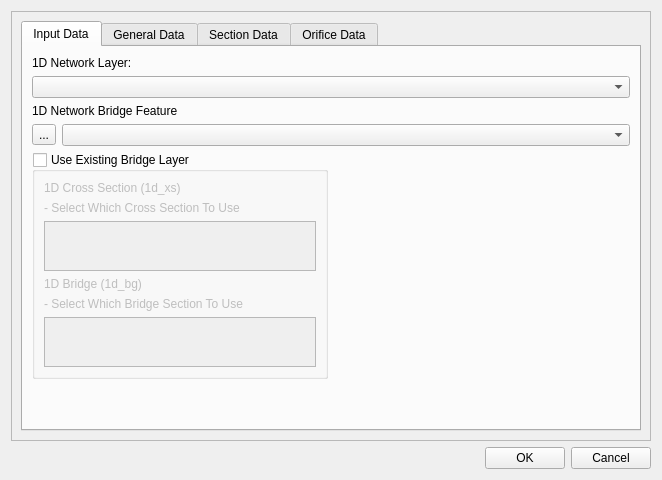
<?xml version="1.0" encoding="UTF-8"?>
<ui version="4.0">
 <class>archBridgeDialog</class>
 <widget class="QDialog" name="archBridgeDialog">
  <property name="geometry">
   <rect>
    <x>0</x>
    <y>0</y>
    <width>662</width>
    <height>480</height>
   </rect>
  </property>
  <property name="windowTitle">
   <string>Arch Bridge</string>
  </property>
  <layout class="QVBoxLayout" name="verticalLayout_2">
   <item>
    <widget class="QScrollArea" name="scrollArea">
     <property name="widgetResizable">
      <bool>true</bool>
     </property>
     <widget class="QWidget" name="scrollAreaWidgetContents">
      <property name="geometry">
       <rect>
        <x>0</x>
        <y>0</y>
        <width>642</width>
        <height>429</height>
       </rect>
      </property>
      <layout class="QVBoxLayout" name="verticalLayout">
       <item>
        <widget class="QTabWidget" name="tabWidget">
         <property name="currentIndex">
          <number>0</number>
         </property>
         <widget class="QWidget" name="InputData">
          <attribute name="title">
           <string>Input Data</string>
          </attribute>
          <layout class="QGridLayout" name="gridLayout">
           <item row="0" column="0" colspan="2">
            <layout class="QVBoxLayout" name="verticalLayout_14">
             <item>
              <widget class="QLabel" name="label_11">
               <property name="text">
                <string>1D Network Layer:</string>
               </property>
              </widget>
             </item>
             <item>
              <widget class="QComboBox" name="cboNwkLayer"/>
             </item>
             <item>
              <widget class="QLabel" name="label_12">
               <property name="text">
                <string>1D Network Bridge Feature</string>
               </property>
              </widget>
             </item>
             <item>
              <layout class="QHBoxLayout" name="horizontalLayout_4">
               <item>
                <widget class="QToolButton" name="bridgeBySelection">
                 <property name="toolTip">
                  <string>Use Selection</string>
                 </property>
                 <property name="text">
                  <string>...</string>
                 </property>
                </widget>
               </item>
               <item>
                <widget class="QComboBox" name="cboNwkFeature"/>
               </item>
              </layout>
             </item>
            </layout>
           </item>
           <item row="1" column="0">
            <widget class="QGroupBox" name="gbUseExisting">
             <property name="title">
              <string>Use Existing Bridge Layer</string>
             </property>
             <property name="checkable">
              <bool>true</bool>
             </property>
             <property name="checked">
              <bool>false</bool>
             </property>
             <layout class="QVBoxLayout" name="verticalLayout_3">
              <item>
               <widget class="QLabel" name="label">
                <property name="text">
                 <string>1D Cross Section (1d_xs)</string>
                </property>
               </widget>
              </item>
              <item>
               <widget class="QLabel" name="xsLabel">
                <property name="text">
                 <string>- Select Which Cross Section To Use</string>
                </property>
               </widget>
              </item>
              <item>
               <widget class="QListWidget" name="lwXSFeature">
                <property name="maximumSize">
                 <size>
                  <width>16777215</width>
                  <height>50</height>
                 </size>
                </property>
               </widget>
              </item>
              <item>
               <widget class="QLabel" name="label_2">
                <property name="text">
                 <string>1D Bridge (1d_bg)</string>
                </property>
               </widget>
              </item>
              <item>
               <widget class="QLabel" name="bgLabel">
                <property name="text">
                 <string>- Select Which Bridge Section To Use</string>
                </property>
               </widget>
              </item>
              <item>
               <widget class="QListWidget" name="lwGBFeature">
                <property name="maximumSize">
                 <size>
                  <width>16777215</width>
                  <height>50</height>
                 </size>
                </property>
               </widget>
              </item>
             </layout>
            </widget>
           </item>
           <item row="1" column="1">
            <spacer name="horizontalSpacer_2">
             <property name="orientation">
              <enum>Qt::Horizontal</enum>
             </property>
             <property name="sizeHint" stdset="0">
              <size>
               <width>40</width>
               <height>20</height>
              </size>
             </property>
            </spacer>
           </item>
           <item row="2" column="0">
            <spacer name="verticalSpacer">
             <property name="orientation">
              <enum>Qt::Vertical</enum>
             </property>
             <property name="sizeHint" stdset="0">
              <size>
               <width>20</width>
               <height>40</height>
              </size>
             </property>
            </spacer>
           </item>
          </layout>
         </widget>
         <widget class="QWidget" name="GeneralData">
          <attribute name="title">
           <string>General Data</string>
          </attribute>
          <layout class="QGridLayout" name="gridLayout_3">
           <item row="0" column="0">
            <widget class="QGroupBox" name="gbDualBridge_2">
             <property name="title">
              <string>Dual Bridge</string>
             </property>
             <property name="checkable">
              <bool>true</bool>
             </property>
             <property name="checked">
              <bool>false</bool>
             </property>
             <layout class="QVBoxLayout" name="verticalLayout_18">
              <item>
               <layout class="QHBoxLayout" name="horizontalLayout_8">
                <item>
                 <layout class="QVBoxLayout" name="verticalLayout_19">
                  <item>
                   <widget class="QLabel" name="label_15">
                    <property name="text">
                     <string>Bridge Width:</string>
                    </property>
                   </widget>
                  </item>
                  <item>
                   <widget class="QDoubleSpinBox" name="sbBridgeWidth">
                    <property name="decimals">
                     <number>3</number>
                    </property>
                    <property name="maximum">
                     <double>99999.000000000000000</double>
                    </property>
                   </widget>
                  </item>
                 </layout>
                </item>
                <item>
                 <layout class="QVBoxLayout" name="verticalLayout_20">
                  <item>
                   <widget class="QLabel" name="label_16">
                    <property name="text">
                     <string>Dual Distance:</string>
                    </property>
                   </widget>
                  </item>
                  <item>
                   <widget class="QDoubleSpinBox" name="sbDualDistance">
                    <property name="decimals">
                     <number>3</number>
                    </property>
                    <property name="maximum">
                     <double>99999.000000000000000</double>
                    </property>
                   </widget>
                  </item>
                 </layout>
                </item>
               </layout>
              </item>
             </layout>
            </widget>
           </item>
           <item row="0" column="1">
            <spacer name="horizontalSpacer_4">
             <property name="orientation">
              <enum>Qt::Horizontal</enum>
             </property>
             <property name="sizeHint" stdset="0">
              <size>
               <width>382</width>
               <height>20</height>
              </size>
             </property>
            </spacer>
           </item>
           <item row="1" column="0">
            <layout class="QHBoxLayout" name="horizontalLayout_7">
             <item>
              <layout class="QVBoxLayout" name="verticalLayout_16">
               <item>
                <widget class="QLabel" name="label_13">
                 <property name="text">
                  <string>Calibration Coefficient:</string>
                 </property>
                </widget>
               </item>
               <item>
                <widget class="QDoubleSpinBox" name="sbCalibCoeff">
                 <property name="wrapping">
                  <bool>false</bool>
                 </property>
                 <property name="frame">
                  <bool>true</bool>
                 </property>
                 <property name="buttonSymbols">
                  <enum>QAbstractSpinBox::UpDownArrows</enum>
                 </property>
                 <property name="decimals">
                  <number>3</number>
                 </property>
                 <property name="maximum">
                  <double>99999.000000000000000</double>
                 </property>
                 <property name="value">
                  <double>1.000000000000000</double>
                 </property>
                </widget>
               </item>
              </layout>
             </item>
             <item>
              <layout class="QVBoxLayout" name="verticalLayout_17">
               <item>
                <widget class="QLabel" name="label_14">
                 <property name="text">
                  <string>Skew Angle:</string>
                 </property>
                </widget>
               </item>
               <item>
                <widget class="QDoubleSpinBox" name="sbSkewAngle">
                 <property name="decimals">
                  <number>3</number>
                 </property>
                 <property name="maximum">
                  <double>99999.000000000000000</double>
                 </property>
                </widget>
               </item>
              </layout>
             </item>
            </layout>
           </item>
           <item row="3" column="0">
            <spacer name="verticalSpacer_3">
             <property name="orientation">
              <enum>Qt::Vertical</enum>
             </property>
             <property name="sizeHint" stdset="0">
              <size>
               <width>20</width>
               <height>40</height>
              </size>
             </property>
            </spacer>
           </item>
           <item row="2" column="0" colspan="2">
            <layout class="QVBoxLayout" name="verticalLayout_21">
             <item>
              <widget class="QLabel" name="label_17">
               <property name="text">
                <string>Comment:</string>
               </property>
              </widget>
             </item>
             <item>
              <widget class="QLineEdit" name="leComment"/>
             </item>
            </layout>
           </item>
          </layout>
         </widget>
         <widget class="QWidget" name="SectionData">
          <attribute name="title">
           <string>Section Data</string>
          </attribute>
          <layout class="QVBoxLayout" name="verticalLayout_7">
           <item>
            <layout class="QHBoxLayout" name="horizontalLayout_2">
             <item>
              <layout class="QVBoxLayout" name="verticalLayout_9">
               <item>
                <layout class="QHBoxLayout" name="horizontalLayout_5">
                 <item>
                  <widget class="QLabel" name="label_6">
                   <property name="text">
                    <string>Channel Section:</string>
                   </property>
                  </widget>
                 </item>
                 <item>
                  <widget class="QToolButton" name="btnAddChannelRow">
                   <property name="text">
                    <string>...</string>
                   </property>
                  </widget>
                 </item>
                 <item>
                  <widget class="QToolButton" name="btnRemChannelRow">
                   <property name="text">
                    <string>...</string>
                   </property>
                  </widget>
                 </item>
                </layout>
               </item>
               <item>
                <widget class="ChannelSectionTable" name="twChannel">
                 <attribute name="horizontalHeaderDefaultSectionSize">
                  <number>150</number>
                 </attribute>
                 <attribute name="verticalHeaderDefaultSectionSize">
                  <number>20</number>
                 </attribute>
                 <attribute name="verticalHeaderMinimumSectionSize">
                  <number>20</number>
                 </attribute>
                 <column>
                  <property name="text">
                   <string>Chainage (m)</string>
                  </property>
                  <property name="textAlignment">
                   <set>AlignLeading|AlignVCenter</set>
                  </property>
                 </column>
                 <column>
                  <property name="text">
                   <string>Elevation (m AHD)</string>
                  </property>
                  <property name="textAlignment">
                   <set>AlignLeading|AlignVCenter</set>
                  </property>
                 </column>
                 <column>
                  <property name="text">
                   <string>Manning's n</string>
                  </property>
                  <property name="textAlignment">
                   <set>AlignLeading|AlignVCenter</set>
                  </property>
                 </column>
                </widget>
               </item>
              </layout>
             </item>
             <item>
              <layout class="QVBoxLayout" name="verticalLayout_4">
               <item>
                <widget class="QPushButton" name="pbPlot">
                 <property name="sizePolicy">
                  <sizepolicy hsizetype="Fixed" vsizetype="Fixed">
                   <horstretch>0</horstretch>
                   <verstretch>0</verstretch>
                  </sizepolicy>
                 </property>
                 <property name="minimumSize">
                  <size>
                   <width>75</width>
                   <height>0</height>
                  </size>
                 </property>
                 <property name="text">
                  <string>Plot...</string>
                 </property>
                 <property name="autoDefault">
                  <bool>true</bool>
                 </property>
                 <property name="flat">
                  <bool>false</bool>
                 </property>
                </widget>
               </item>
               <item>
                <widget class="QPushButton" name="pbImport">
                 <property name="sizePolicy">
                  <sizepolicy hsizetype="Fixed" vsizetype="Fixed">
                   <horstretch>0</horstretch>
                   <verstretch>0</verstretch>
                  </sizepolicy>
                 </property>
                 <property name="minimumSize">
                  <size>
                   <width>75</width>
                   <height>0</height>
                  </size>
                 </property>
                 <property name="text">
                  <string>Import...</string>
                 </property>
                </widget>
               </item>
               <item>
                <widget class="QPushButton" name="pbDem">
                 <property name="sizePolicy">
                  <sizepolicy hsizetype="Fixed" vsizetype="Fixed">
                   <horstretch>0</horstretch>
                   <verstretch>0</verstretch>
                  </sizepolicy>
                 </property>
                 <property name="minimumSize">
                  <size>
                   <width>75</width>
                   <height>0</height>
                  </size>
                 </property>
                 <property name="text">
                  <string>From DEM...</string>
                 </property>
                </widget>
               </item>
               <item>
                <spacer name="verticalSpacer_4">
                 <property name="orientation">
                  <enum>Qt::Vertical</enum>
                 </property>
                 <property name="sizeHint" stdset="0">
                  <size>
                   <width>20</width>
                   <height>40</height>
                  </size>
                 </property>
                </spacer>
               </item>
              </layout>
             </item>
            </layout>
           </item>
           <item>
            <layout class="QHBoxLayout" name="horizontalLayout_3">
             <item>
              <layout class="QVBoxLayout" name="verticalLayout_10">
               <item>
                <layout class="QHBoxLayout" name="horizontalLayout_6">
                 <item>
                  <widget class="QLabel" name="label_7">
                   <property name="text">
                    <string>Openings:</string>
                   </property>
                  </widget>
                 </item>
                 <item>
                  <widget class="QToolButton" name="btnAddBridgeRow">
                   <property name="text">
                    <string>...</string>
                   </property>
                  </widget>
                 </item>
                 <item>
                  <widget class="QToolButton" name="btnRemBridgeRow">
                   <property name="text">
                    <string>...</string>
                   </property>
                  </widget>
                 </item>
                </layout>
               </item>
               <item>
                <widget class="BridgeSectionTable" name="twBridge">
                 <property name="minimumSize">
                  <size>
                   <width>0</width>
                   <height>0</height>
                  </size>
                 </property>
                 <property name="maximumSize">
                  <size>
                   <width>16777215</width>
                   <height>16777211</height>
                  </size>
                 </property>
                 <attribute name="horizontalHeaderDefaultSectionSize">
                  <number>128</number>
                 </attribute>
                 <attribute name="verticalHeaderDefaultSectionSize">
                  <number>20</number>
                 </attribute>
                 <attribute name="verticalHeaderMinimumSectionSize">
                  <number>1</number>
                 </attribute>
                 <column>
                  <property name="text">
                   <string>Start (m)</string>
                  </property>
                  <property name="textAlignment">
                   <set>AlignLeading|AlignVCenter</set>
                  </property>
                 </column>
                 <column>
                  <property name="text">
                   <string>Finish (m)</string>
                  </property>
                  <property name="textAlignment">
                   <set>AlignLeading|AlignVCenter</set>
                  </property>
                 </column>
                 <column>
                  <property name="text">
                   <string>Springing Level (m RL)</string>
                  </property>
                  <property name="textAlignment">
                   <set>AlignLeading|AlignVCenter</set>
                  </property>
                 </column>
                 <column>
                  <property name="text">
                   <string>Soffit Level (m RL)</string>
                  </property>
                  <property name="textAlignment">
                   <set>AlignLeading|AlignVCenter</set>
                  </property>
                 </column>
                </widget>
               </item>
              </layout>
             </item>
            </layout>
           </item>
          </layout>
         </widget>
         <widget class="QWidget" name="OrificeData">
          <attribute name="title">
           <string>Orifice Data</string>
          </attribute>
          <layout class="QGridLayout" name="gridLayout_2">
           <item row="0" column="0">
            <widget class="QCheckBox" name="cbOrifice">
             <property name="text">
              <string>Model surcharged bridge as orifice flow</string>
             </property>
            </widget>
           </item>
           <item row="1" column="1">
            <spacer name="horizontalSpacer_3">
             <property name="orientation">
              <enum>Qt::Horizontal</enum>
             </property>
             <property name="sizeHint" stdset="0">
              <size>
               <width>40</width>
               <height>20</height>
              </size>
             </property>
            </spacer>
           </item>
           <item row="1" column="0">
            <widget class="QGroupBox" name="groupBox_2">
             <property name="title">
              <string>Orifice parameters:</string>
             </property>
             <layout class="QVBoxLayout" name="verticalLayout_15">
              <item>
               <layout class="QVBoxLayout" name="verticalLayout_11">
                <item>
                 <widget class="QLabel" name="label_8">
                  <property name="text">
                   <string>Lower transition distance (m):</string>
                  </property>
                 </widget>
                </item>
                <item>
                 <widget class="QDoubleSpinBox" name="sbLowerTransDist">
                  <property name="decimals">
                   <number>3</number>
                  </property>
                  <property name="maximum">
                   <double>99999.000000000000000</double>
                  </property>
                 </widget>
                </item>
               </layout>
              </item>
              <item>
               <layout class="QVBoxLayout" name="verticalLayout_12">
                <item>
                 <widget class="QLabel" name="label_9">
                  <property name="text">
                   <string>Upper transition distance (m):</string>
                  </property>
                 </widget>
                </item>
                <item>
                 <widget class="QDoubleSpinBox" name="sbUpperTransDist">
                  <property name="decimals">
                   <number>3</number>
                  </property>
                  <property name="maximum">
                   <double>99999.000000000000000</double>
                  </property>
                 </widget>
                </item>
               </layout>
              </item>
              <item>
               <layout class="QVBoxLayout" name="verticalLayout_13">
                <item>
                 <widget class="QLabel" name="label_10">
                  <property name="text">
                   <string>Orifice discharge coefficient:</string>
                  </property>
                 </widget>
                </item>
                <item>
                 <widget class="QDoubleSpinBox" name="sbOrificeCoeff">
                  <property name="decimals">
                   <number>3</number>
                  </property>
                  <property name="maximum">
                   <double>99999.000000000000000</double>
                  </property>
                  <property name="value">
                   <double>1.000000000000000</double>
                  </property>
                 </widget>
                </item>
               </layout>
              </item>
             </layout>
            </widget>
           </item>
           <item row="2" column="0">
            <spacer name="verticalSpacer_2">
             <property name="orientation">
              <enum>Qt::Vertical</enum>
             </property>
             <property name="sizeHint" stdset="0">
              <size>
               <width>20</width>
               <height>40</height>
              </size>
             </property>
            </spacer>
           </item>
          </layout>
         </widget>
        </widget>
       </item>
      </layout>
     </widget>
    </widget>
   </item>
   <item>
    <layout class="QHBoxLayout" name="horizontalLayout">
     <item>
      <spacer name="horizontalSpacer">
       <property name="orientation">
        <enum>Qt::Horizontal</enum>
       </property>
       <property name="sizeHint" stdset="0">
        <size>
         <width>40</width>
         <height>20</height>
        </size>
       </property>
      </spacer>
     </item>
     <item>
      <widget class="QPushButton" name="pbOk">
       <property name="text">
        <string>OK</string>
       </property>
      </widget>
     </item>
     <item>
      <widget class="QPushButton" name="pbCancel">
       <property name="text">
        <string>Cancel</string>
       </property>
      </widget>
     </item>
    </layout>
   </item>
  </layout>
 </widget>
 <customwidgets>
  <customwidget>
   <class>ChannelSectionTable</class>
   <extends>QTableWidget</extends>
   <header>coastalme.bridge_editor.BridgeEditorTable</header>
  </customwidget>
  <customwidget>
   <class>BridgeSectionTable</class>
   <extends>QTableWidget</extends>
   <header>coastalme.bridge_editor.BridgeEditorTable</header>
  </customwidget>
 </customwidgets>
 <resources/>
 <connections/>
</ui>
